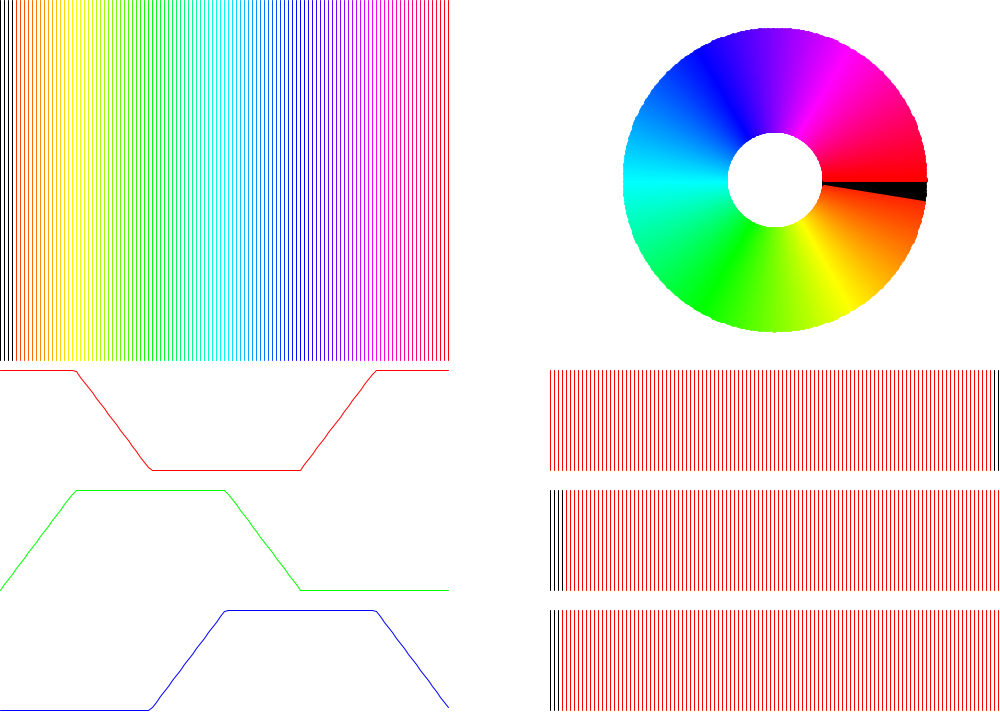
Frame 1 (no input)
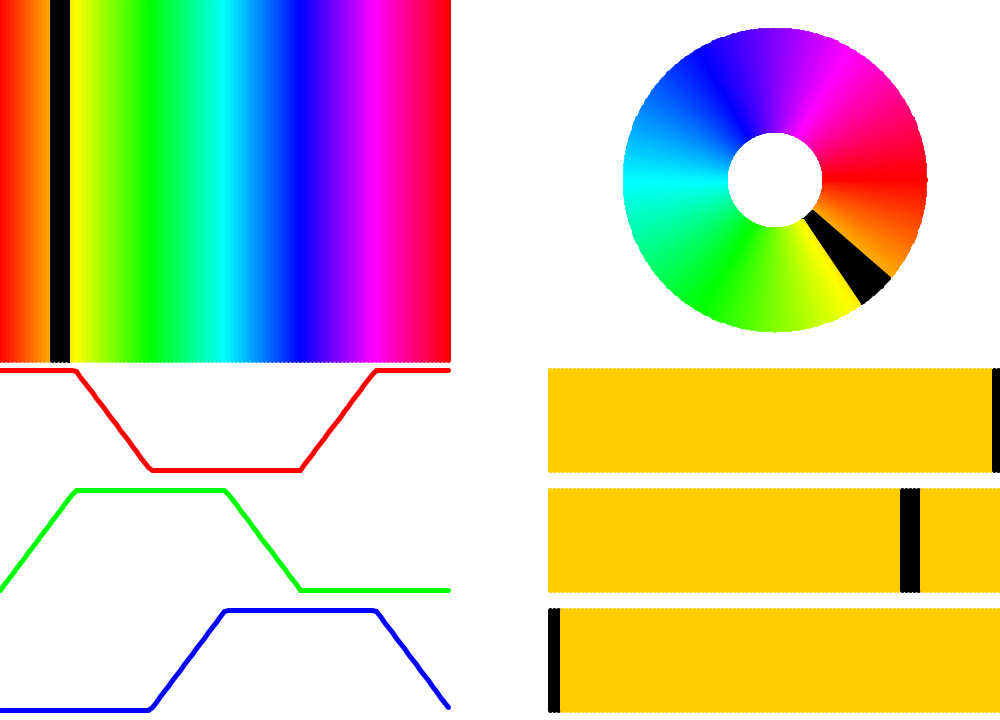
Frame 60 (the mouse pressed at the canvas centre just before this capture)
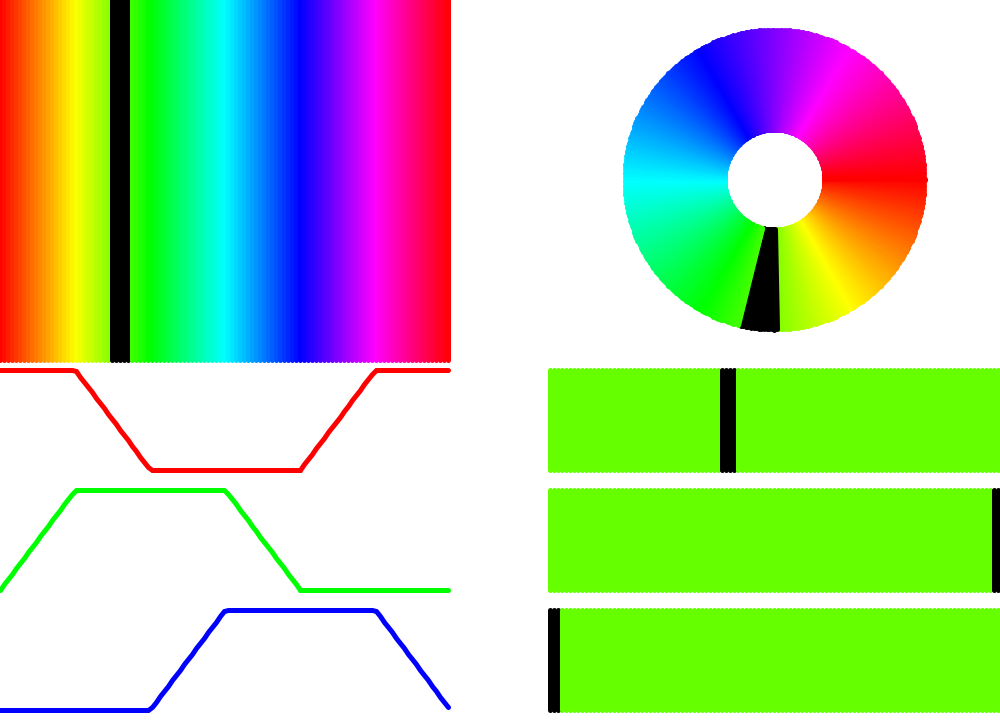
Frame 120 (the mouse held since frame 60 and released just before this capture)

The Processing sketch that drew these frames (run headless with seeded random() and noise(); from frame 60 on, the mouse is pressed at the canvas centre):

// Processing sketch: HSBViz
// ── HSBViz.pde
void setup() {
  size(1000, 720);
}
float theX=0;
float dx=4;
float diff=5;
float angDiff=radians(360/200);
void draw() {
  theX++;

  background(255);
  float hue=map(theX, 0, 450, 0, 100)%100;
  float sat=100;
  float bright=100;
  color col;
  colorMode(HSB, 100);
  col=color(hue, sat, bright);
  for (int x=0; x<450; x+=dx) {
    float h=map(x, 0, 450, 0, 100);
    stroke(color(h, sat, bright));
    if (abs(h-hue)<diff/2)stroke(0);
    line(x, 0, x, 360);
  }

  colorMode(RGB, 255);
  float r=red(col);
  float g=green(col);
  float b=blue(col);
  for (int x=550; x<1000; x+=dx) {
    float val=map(x, 550, 1000, 0, 255);
    color colR=color(r, g, b);
    color colG=color(r, g, b);
    color colB=color(r, g, b);

    stroke(colR);
    if (abs(val-r)<diff)stroke(0);
    line(x, 10+360, x, 110+360);

    stroke(colB);
    if (abs(val-g)<diff)stroke(0);
    line(x, 130+360, x, 230+360);

    stroke(colG);
    if (abs(val-b)<diff)stroke(0);
    line(x, 250+360, x, 350+360);
  }
  colorMode(RGB, 255);
  stroke(color(255, 0, 0));
  colorMode(HSB, 100);
  beginShape();
  for (int x=0; x<450; x+=dx) {
    float val=map(x, 0, 450, 0, 100);
    float theR=red(color(val, bright, sat));
    vertex(x, map(theR, 0, 100, 470, 370));
  }
  endShape();
  colorMode(RGB, 255);
  stroke(color(0, 255, 0));
  colorMode(HSB, 100);
  beginShape();
  for (int x=0; x<450; x+=dx) {
    float val=map(x, 0, 450, 0, 100);
    float theG=green(color(val, bright, sat));
    vertex(x, map(theG, 0, 100, 590, 490));
  }
  endShape();
  colorMode(RGB, 255);
  stroke(color(0, 0, 255));
  colorMode(HSB, 100);
  beginShape();
  for (int x=0; x<450; x+=dx) {
    float val=map(x, 0, 450, 0, 100);
    float theB=blue(color(val, bright, sat));
    vertex(x, map(theB, 0, 100, 710, 610));
  }
  endShape();

  float rad=150;
  float inRad=50;
  float x=775;
  float y=180;
  for (float ang=0; ang<TWO_PI; ang+=angDiff) {
    float val=map(ang, 0, TWO_PI, 0, 100);
    strokeWeight(5);
    stroke(color(val, sat, bright));
    if (abs(val-hue)<2)stroke(0);
      line(inRad*cos(ang)+x, inRad*sin(ang)+y, rad*cos(ang)+x, rad*sin(ang)+y);
  }

  colorMode(RGB, 255);
  surface.setTitle("HSBViz, frameRate="+nf(frameRate, 2, 3));
  //in bottom right, do hsb circle
}
